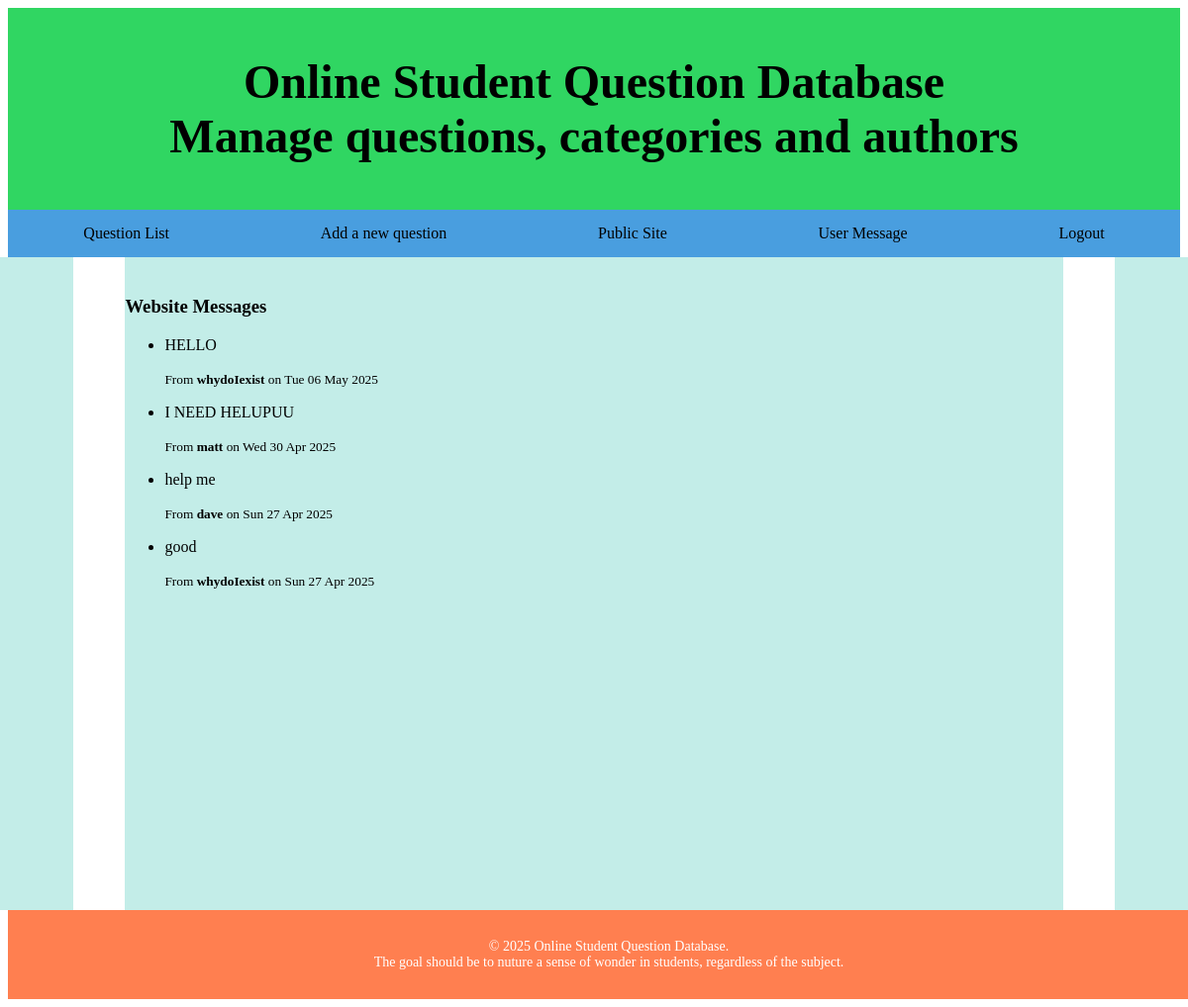
Page /cw/admin/messages.php on the committed database.
### tables this page shows
CREATE TABLE `webmessage` (
  `id` int(11) NOT NULL,
  `message` text NOT NULL,
  `date` date NOT NULL,
  `aut_id` int(11) NOT NULL
);

CREATE TABLE `author` (
  `id` int(11) NOT NULL,
  `name` varchar(255) DEFAULT NULL,
  `email` varchar(255) DEFAULT NULL
);

### cw/admin/messages.php (called while the page is built, shortened)
<?php
include '../includes/DatabaseConnection.php';
include '../includes/DataBaseFunctions.php';
try {
    $messages = getMessages($pdo);
    include '../templates/admin_messages.html.php';
} catch (PDOException $e) {
    $title = 'An error has occurred';
    $output = '<p style="color: red;">Database error: ' . $e->getMessage() . '</p>';
}
include '../templates/admin_layout.html.php';
?>

### cw/includes/DataBaseFunctions.php (called while the page is built, shortened)
<?php
function getMessages($pdo) {
    $query = "SELECT webmessage.id, webmessage.message, webmessage.date, author.name
              FROM webmessage
              INNER JOIN author ON webmessage.aut_id = author.id
              ORDER BY date DESC";
    $stmt = $pdo->query($query);
    return $stmt->fetchAll();
}

### cw/templates/admin_messages.html.php (the view)
<section class="messages-box">
    <h3>Website Messages</h3>
    <ul class="messages-list">
        <?php foreach ($messages as $msg): ?>
            <li class="message-item">
                <p><?=htmlspecialchars($msg['message'], ENT_QUOTES, 'UTF-8');?></p>
                <small>From <strong><?=htmlspecialchars($msg['name'], ENT_QUOTES, 'UTF-8');?></strong> on
                    <?=htmlspecialchars(date("D d M Y", strtotime($msg['date'])), ENT_QUOTES, 'UTF-8');?></small>
            </li>
        <?php endforeach; ?>
    </ul>
</section>

### rows in the picture
webmessage: message "HELLO", aut.name "whydoIexist", date "Tue 06 May 2025"
webmessage: message "I NEED HELUPUU", aut.name "matt", date "Wed 30 Apr 2025"
webmessage: message "help me", aut.name "dave", date "Sun 27 Apr 2025"
webmessage: message "good", aut.name "whydoIexist", date "Sun 27 Apr 2025"
